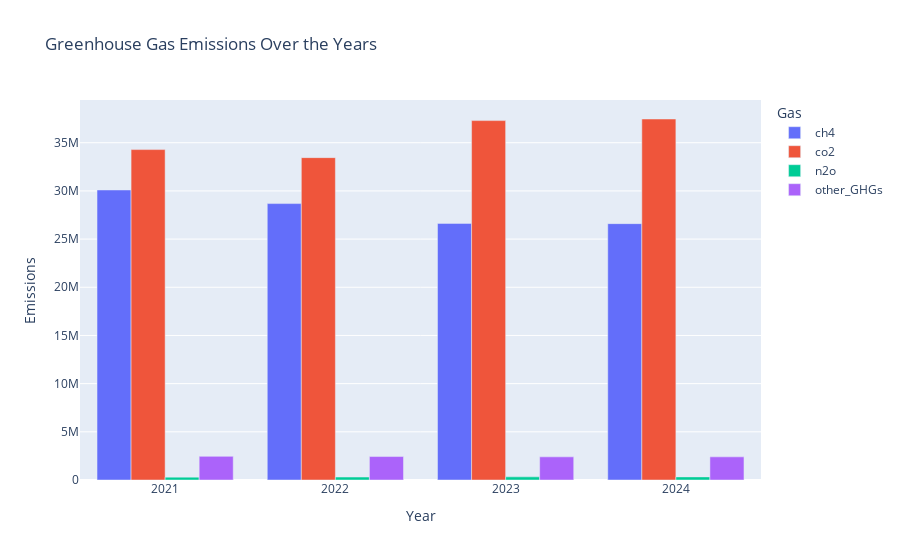

Here is the notebook cell this chart was saved with:
### Markdown cell above
4. VẼ BIỂU ĐỒ

### Code cell
import plotly.express as px
import pandas as pd

# Chuyển dữ liệu sang dạng dài (long format) để Plotly dễ vẽ
df_long = pivoted.melt(id_vars=['year'], value_vars=['ch4', 'co2', 'n2o', 'other_GHGs'], 
                  var_name='gas', value_name='emissions')

# Tạo biểu đồ cột động
fig = px.bar(df_long, x='year', y='emissions', color='gas',
             title='Greenhouse Gas Emissions Over the Years',
             labels={'emissions': 'Emissions', 'year': 'Year', 'gas': 'Gas'},
             barmode='group')  # 'group' để các cột của mỗi năm không bị chồng lên nhau

# Hiển thị biểu đồ
fig.show()

### Figure 1 — Plotly figure (JSON) as saved in the notebook; plotly's stock layout.template omitted (floating-point values rounded to 4 significant figures)
{"data": [{"alignmentgroup": "True", "hovertemplate": "Gas=ch4<br>Year=%{x}<br>Emissions=%{y}<extra></extra>", "legendgroup": "ch4", "marker": {"color": "#636efa", "pattern": {"shape": ""}}, "name": "ch4", "offsetgroup": "ch4", "orientation": "v", "showlegend": true, "textposition": "auto", "type": "bar", "x": [2021, 2022, 2023, 2024], "xaxis": "x", "y": [30100000.0, 28690000.0, 26630000.0, 26600000.0], "yaxis": "y"}, {"alignmentgroup": "True", "hovertemplate": "Gas=co2<br>Year=%{x}<br>Emissions=%{y}<extra></extra>", "legendgroup": "co2", "marker": {"color": "#EF553B", "pattern": {"shape": ""}}, "name": "co2", "offsetgroup": "co2", "orientation": "v", "showlegend": true, "textposition": "auto", "type": "bar", "x": [2021, 2022, 2023, 2024], "xaxis": "x", "y": [34290000.0, 33450000.0, 37300000.0, 37460000.0], "yaxis": "y"}, {"alignmentgroup": "True", "hovertemplate": "Gas=n2o<br>Year=%{x}<br>Emissions=%{y}<extra></extra>", "legendgroup": "n2o", "marker": {"color": "#00cc96", "pattern": {"shape": ""}}, "name": "n2o", "offsetgroup": "n2o", "orientation": "v", "showlegend": true, "textposition": "auto", "type": "bar", "x": [2021, 2022, 2023, 2024], "xaxis": "x", "y": [296300.0, 304900.0, 326000.0, 323200.0], "yaxis": "y"}, {"alignmentgroup": "True", "hovertemplate": "Gas=other_GHGs<br>Year=%{x}<br>Emissions=%{y}<extra></extra>", "legendgroup": "other_GHGs", "marker": {"color": "#ab63fa", "pattern": {"shape": ""}}, "name": "other_GHGs", "offsetgroup": "other_GHGs", "orientation": "v", "showlegend": true, "textposition": "auto", "type": "bar", "x": [2021, 2022, 2023, 2024], "xaxis": "x", "y": [2454000.0, 2433000.0, 2402000.0, 2401000.0], "yaxis": "y"}], "layout": {"barmode": "group", "legend": {"title": {"text": "Gas"}, "tracegroupgap": 0}, "title": {"text": "Greenhouse Gas Emissions Over the Years"}, "xaxis": {"anchor": "y", "domain": [0, 1], "title": {"text": "Year"}}, "yaxis": {"anchor": "x", "domain": [0, 1], "title": {"text": "Emissions"}}}}
